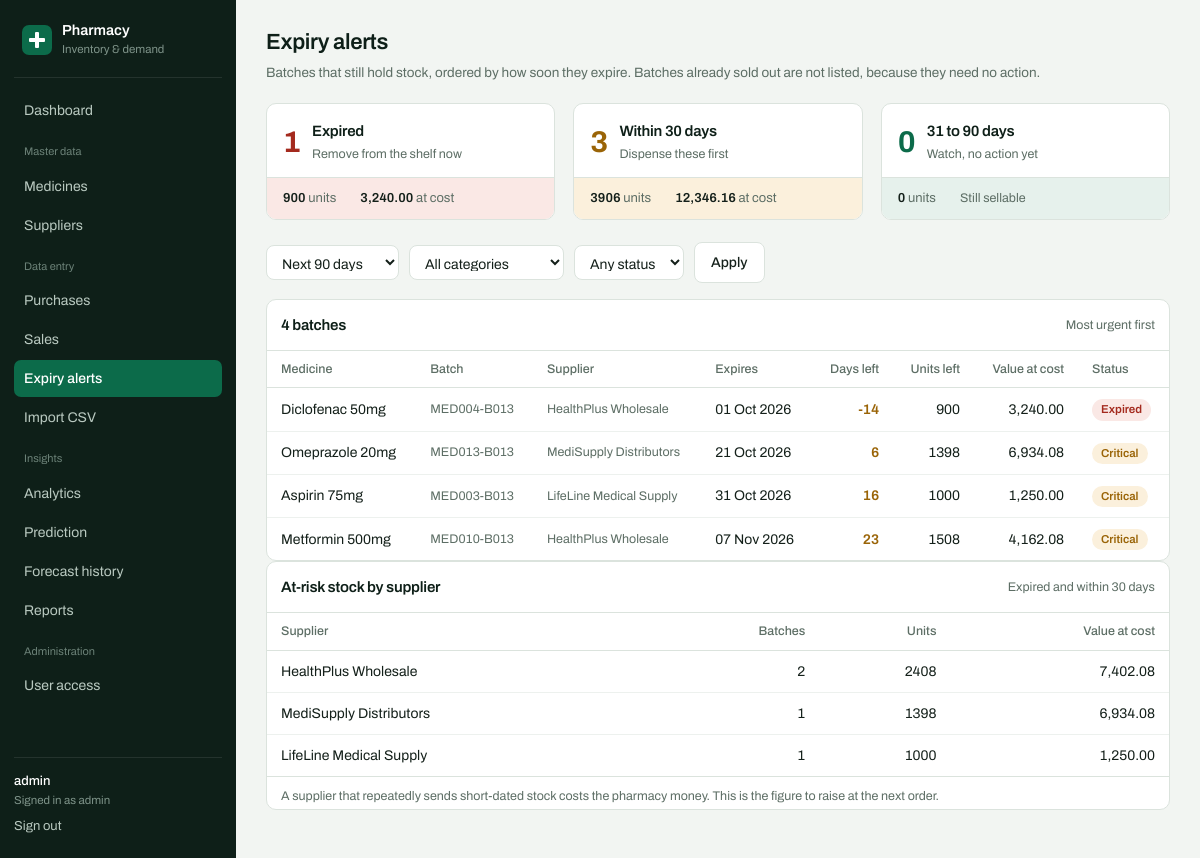
The app's page /expiry (signed in) with its own data.
### models.py (models this page shows, shortened)
class Medicine(db.Model):
    __tablename__ = "medicines"
    medicine_id = db.Column(db.Integer, primary_key=True)
    medicine_code = db.Column(db.String(20), unique=True, nullable=False, index=True)
    name = db.Column(db.String(120), nullable=False)
    category = db.Column(db.String(60), nullable=False, index=True)  # EDA groups by this
    unit_price = db.Column(db.Float, nullable=False)                 # selling price
    reorder_level = db.Column(db.Integer, nullable=False, default=50)
    is_active = db.Column(db.Boolean, nullable=False, default=True)
    purchase_items = db.relationship("PurchaseItem", back_populates="medicine")
    sales = db.relationship("Sale", back_populates="medicine")
    forecasts = db.relationship("Forecast", back_populates="medicine")
    @property
    def total_sold(self):
        return sum(s.quantity for s in self.sales)
    def batches_in_stock(self):
        remaining_to_deduct = self.total_sold
        leftover = []
        for item in sorted(self.purchase_items, key=lambda i: i.purchase_item_id):
            used = min(item.quantity, remaining_to_deduct)
            remaining_to_deduct -= used
            left = item.quantity - used
            if left > 0:
                leftover.append((item, left))
        return sorted(leftover, key=lambda pair: pair[0].expiry_date)

class PurchaseItem(db.Model):
    __tablename__ = "purchase_items"
    purchase_item_id = db.Column(db.Integer, primary_key=True)
    purchase_id = db.Column(db.Integer, db.ForeignKey("purchases.purchase_id"),
                            nullable=False)
    medicine_id = db.Column(db.Integer, db.ForeignKey("medicines.medicine_id"),
                            nullable=False, index=True)
    quantity = db.Column(db.Integer, nullable=False)
    batch_no = db.Column(db.String(40), nullable=False)
    expiry_date = db.Column(db.Date, nullable=False, index=True)  # expiry alerts use this
    cost = db.Column(db.Float, nullable=False)                    # cost per unit
    purchase = db.relationship("Purchase", back_populates="items")
    medicine = db.relationship("Medicine", back_populates="purchase_items")
    @property
    def days_to_expiry(self):
        return (self.expiry_date - date.today()).days
    @property
    def expiry_status(self):
        d = self.days_to_expiry
        if d < 0:
            return "Expired"
        if d <= 30:
            return "Critical"
        if d <= 90:
            return "Warning"
        return "Safe"

class Supplier(db.Model):
    __tablename__ = "suppliers"
    supplier_id = db.Column(db.Integer, primary_key=True)
    supplier_name = db.Column(db.String(120), nullable=False)
    phone = db.Column(db.String(20))
    email = db.Column(db.String(120))
    city = db.Column(db.String(60))
    purchases = db.relationship("Purchase", back_populates="supplier")

### app.py (the view)
@app.route("/expiry")
@login_required
def expiry():
    window = request.args.get("window", default=90, type=int)
    category = request.args.get("category", "").strip() or None
    status = request.args.get("status", "").strip() or None
    window_days = None if window == 0 else window
    rows = expiry_service.collect(window_days=window_days,
                                  category=category, status=status)
    all_rows = expiry_service.collect(window_days=expiry_service.WARNING_DAYS)
    return render_template("expiry.html",
                           rows=rows,
                           summary=expiry_service.summary(all_rows),
                           suppliers=expiry_service.by_supplier(all_rows),
                           categories=expiry_service.categories(),
                           window=window,
                           selected_category=category or "",
                           selected_status=status or "")

### app.py (called while the page is built)
def login_required(view):
    @wraps(view)
    def wrapped(*args, **kwargs):
        if "user_id" not in session:
            flash("Please log in first.", "warning")
            return redirect(url_for("login"))
        return view(*args, **kwargs)
    return wrapped

@app.context_processor
def inject_user():
    return {"current_user": {"username": session.get("username"),
                             "role": session.get("role")}}

### services/expiry_service.py (called while the page is built)
def summary(rows):
    expired = [r for r in rows if r["days_left"] < 0]
    critical = [r for r in rows if 0 <= r["days_left"] <= CRITICAL_DAYS]
    warning = [r for r in rows
               if CRITICAL_DAYS < r["days_left"] <= WARNING_DAYS]
    return {
        "expired_batches": len(expired),
        "expired_units": sum(r["remaining"] for r in expired),
        "expired_value": round(sum(r["value_at_cost"] for r in expired), 2),
        "critical_batches": len(critical),
        "critical_units": sum(r["remaining"] for r in critical),
        "critical_value": round(sum(r["value_at_cost"] for r in critical), 2),
        "warning_batches": len(warning),
        "warning_units": sum(r["remaining"] for r in warning),
        "total_at_risk": round(sum(r["value_at_cost"]
                                   for r in expired + critical), 2),
    }

def by_supplier(rows):
    totals = {}
    for r in rows:
        if r["days_left"] > CRITICAL_DAYS:
            continue
        name = r["supplier"].supplier_name
        entry = totals.setdefault(name, {"name": name, "batches": 0,
                                         "units": 0, "value": 0.0})
        entry["batches"] += 1
        entry["units"] += r["remaining"]
        entry["value"] += r["value_at_cost"]
    result = list(totals.values())
    for entry in result:
        entry["value"] = round(entry["value"], 2)
    result.sort(key=lambda e: e["value"], reverse=True)
    return result

def categories():
    rows = (db.session.query(Medicine.category)
            .distinct().order_by(Medicine.category).all())
    return [r[0] for r in rows]

### templates/expiry.html (shortened to what this page needs)
{% extends "base.html" %}
{% block content %}
<div class="page-head">
  <div>
    <h1>Expiry alerts</h1>
    <p>
      Batches that still hold stock, ordered by how soon they expire.
      Batches already sold out are not listed, because they need no action.
    </p>
  </div>
</div>
<div class="attention expiry-bands">
  <section class="panel band band-expired">
    <div class="band-head">
      <div class="band-count">{{ summary.expired_batches }}</div>
      <div>
        <h2>Expired</h2>
        <p>Remove from the shelf now</p>
      </div>
    </div>
    <div class="band-figures">
      <div><span class="band-value">{{ summary.expired_units }}</span> units</div>
      <div><span class="band-value">{{ "{:,.2f}".format(summary.expired_value) }}</span> at cost</div>
    </div>
  </section>
  <section class="panel band band-critical">
    <div class="band-head">
      <div class="band-count">{{ summary.critical_batches }}</div>
      <div>
        <h2>Within 30 days</h2>
        <p>Dispense these first</p>
      </div>
    </div>
    <div class="band-figures">
      <div><span class="band-value">{{ summary.critical_units }}</span> units</div>
      <div><span class="band-value">{{ "{:,.2f}".format(summary.critical_value) }}</span> at cost</div>
    </div>
  </section>
  <section class="panel band band-warning">
    <div class="band-head">
      <div class="band-count">{{ summary.warning_batches }}</div>
      <div>
        <h2>31 to 90 days</h2>
        <p>Watch, no action yet</p>
      </div>
    </div>
    <div class="band-figures">
      <div><span class="band-value">{{ summary.warning_units }}</span> units</div>
      <div class="hint">Still sellable</div>
    </div>
  </section>
</div>
<form class="filters" method="GET">
  <select name="window">
    {% for w, label in [(30, 'Next 30 days'), (90, 'Next 90 days'),
                        (180, 'Next 180 days'), (0, 'Everything')] %}
      <option value="{{ w }}" {{ 'selected' if window == w }}>{{ label }}</option>
    {% endfor %}
  </select>
  <select name="category">
    <option value="">All categories</option>
  </select>
  <select name="status">
    <option value="">Any status</option>
  </select>
  <button class="btn btn-quiet" type="submit">Apply</button>
</form>
<section class="panel">
  <div class="panel-head simple">
    <h2 class="section-title">{{ rows|length }} batches</h2>
    <span class="hint">Most urgent first</span>
  </div>
  <div class="table-wrap">
    <table class="data">
      <thead>
        <tr>
          <th>Medicine</th>
          <th>Batch</th>
          <th>Supplier</th>
          <th>Expires</th>
          <th class="num">Days left</th>
          <th class="num">Units left</th>
          <th class="num">Value at cost</th>
          <th>Status</th>
        </tr>
      </thead>
      <tbody>
        {% for r in rows %}
        <tr>
          <td>{{ r.medicine.name }}</td>
          <td class="batch">{{ r.batch.batch_no }}</td>
          <td class="batch">{{ r.supplier.supplier_name }}</td>
          <td class="date">{{ r.batch.expiry_date.strftime('%d %b %Y') }}</td>
          <td class="num {{ 'below' if r.days_left <= 30 }}">
            {{ r.days_left }}
          </td>
          <td class="num">{{ r.remaining }}</td>
          <td class="num">{{ "{:,.2f}".format(r.value_at_cost) }}</td>
          <td>
            <span class="pill pill-{{ r.status|lower }}">{{ r.status }}</span>
          </td>
        </tr>
        {% else %}
        <tr>
          <td colspan="8" class="empty">
            Nothing expiring in this window. Try widening the filter.
          </td>
        </tr>
        {% endfor %}
      </tbody>
    </table>
  </div>
</section>
{% if suppliers %}
<section class="panel">
  <div class="panel-head simple">
    <h2 class="section-title">At-risk stock by supplier</h2>
    <span class="hint">Expired and within 30 days</span>
  </div>
  <div class="table-wrap">
    <table class="data">
      <thead>
        <tr>
          <th>Supplier</th>
          <th class="num">Batches</th>
          <th class="num">Units</th>
          <th class="num">Value at cost</th>
        </tr>
      </thead>
      <tbody>
        {% for s in suppliers %}
        <tr>
          <td>{{ s.name }}</td>
          <td class="num">{{ s.batches }}</td>
          <td class="num">{{ s.units }}</td>
          <td class="num">{{ "{:,.2f}".format(s.value) }}</td>
        </tr>
        {% endfor %}
      </tbody>
    </table>
  </div>
  <p class="hint gap-note">
    A supplier that repeatedly sends short-dated stock costs the pharmacy
    money. This is the figure to raise at the next order.
  </p>
</section>
{% endif %}
{% endblock %}

### static/css/style.css (style rules this page uses)
:root { --ink: #0E1F18; --ink-soft: #1B332A; --green: #0C6B4A; --green-lift: #118A5F; --green-wash: #E6F1EC; --paper: #F2F5F2; --surface: #FFFFFF; --line: #DBE3DD; --text: #14201A; --muted: #5D6E65; --amber: #9A6407; --amber-wash: #FBF0DC; --red: #A42A1E; --red-wash: #FAE8E5; --sidebar-w: 236px; --radius: 10px; }
* { box-sizing: border-box; }
body { margin: 0; background: var(--paper); color: var(--text); font-family: Archivo, system-ui, -apple-system, "Segoe UI", sans-serif; font-size: 15px; line-height: 1.5; font-variant-numeric: tabular-nums; }
h1, h2, h3, h4, h5 { font-weight: 600; letter-spacing: -0.015em; color: var(--ink); margin: 0; }
.page-head { display: flex; align-items: baseline; justify-content: space-between; gap: 16px; margin-bottom: 20px; }
.page-head h1 { font-size: 22px; }
.page-head p { margin: 4px 0 0; color: var(--muted); font-size: 13.5px; }
.attention { display: grid; grid-template-columns: minmax(0, 0.82fr) minmax(0, 1.18fr); align-items: start; gap: 18px; margin-bottom: 22px; }
.panel { background: var(--surface); border: 1px solid var(--line); border-radius: var(--radius); overflow: hidden; }
.panel-head { display: flex; align-items: center; gap: 12px; padding: 16px 14px 14px; border-bottom: 1px solid var(--line); }
.panel-head h2 { font-size: 15px; font-weight: 600; }
.table-wrap { overflow-x: auto; }
table.data { width: 100%; border-collapse: collapse; font-size: 14px; }
table.data th { text-align: left; font-weight: 500; font-size: 12.5px; color: var(--muted); padding: 9px 14px; border-bottom: 1px solid var(--line); white-space: nowrap; }
table.data td { padding: 10px 14px; border-bottom: 1px solid #EDF1EE; }
table.data tr:last-child td { border-bottom: 0; }
.num { text-align: right; font-variant-numeric: tabular-nums; white-space: nowrap; }
.batch { color: var(--muted); font-size: 12.5px; white-space: nowrap; }
.date { white-space: nowrap; }
.pill { display: inline-block; padding: 2px 9px; border-radius: 20px; font-size: 11.5px; font-weight: 600; white-space: nowrap; }
.pill-expired { background: var(--red-wash); color: var(--red); }
.pill-critical { background: var(--amber-wash); color: var(--amber); }
.below { color: var(--amber); font-weight: 600; }
.btn { display: inline-block; padding: 9px 16px; border: 1px solid transparent; border-radius: 8px; font: inherit; font-weight: 500; font-size: 14px; cursor: pointer; text-decoration: none; }
.hint { font-size: 12.5px; color: var(--muted); margin-top: 4px; }
.filters { display: flex; flex-wrap: wrap; gap: 10px; align-items: center; margin-bottom: 16px; }
.filters input[type="search"], .filters input[type="date"], .filters select { padding: 8px 11px; border: 1px solid var(--line); border-radius: 8px; font: inherit; font-size: 14px; background: #fff; color: var(--text); }
.btn-quiet { background: var(--surface); border-color: var(--line); color: var(--text); }
.section-title { font-size: 14px; font-weight: 600; margin-bottom: 14px; }
.panel-head.simple .section-title { margin-bottom: 0; }
.panel-head.simple { justify-content: space-between; padding: 14px 14px 13px; }
.gap-note { padding: 10px 14px 4px; margin: 0; border-top: 1px solid var(--line); }
.panel-head.simple .hint { margin: 0; }
.expiry-bands { grid-template-columns: repeat(3, 1fr); }
.band { overflow: hidden; }
.band-head { display: flex; align-items: center; gap: 12px; padding: 16px 16px 13px; }
.band-count { font-size: 30px; font-weight: 700; line-height: 1; letter-spacing: -0.03em; }
.band-head h2 { font-size: 15px; font-weight: 600; }
.band-head p { margin: 2px 0 0; font-size: 12.5px; color: var(--muted); }
.band-figures { display: flex; gap: 24px; padding: 11px 16px; border-top: 1px solid var(--line); font-size: 13px; color: var(--muted); }
.band-value { font-weight: 600; color: var(--text); font-variant-numeric: tabular-nums; }
.band-figures .hint { margin: 0; }
.band-expired .band-count { color: var(--red); }
.band-expired .band-figures { background: var(--red-wash); }
.band-critical .band-count { color: var(--amber); }
.band-critical .band-figures { background: var(--amber-wash); }
.band-warning .band-count { color: var(--green); }
.band-warning .band-figures { background: var(--green-wash); }
table.data th.num, table.inner th.num { text-align: right; }

### records on screen
Medicine: medicine.name "Diclofenac 50mg"
PurchaseItem: batch.batch_no "MED004-B013", batch.expiry_date "01 Oct 2026"
Supplier: supplier.supplier_name "HealthPlus Wholesale" "HealthPlus Wholesale", name "HealthPlus Wholesale", batches "2", units "2408", value "7,402.08"
Medicine: medicine.name "Omeprazole 20mg"
PurchaseItem: batch.batch_no "MED013-B013", batch.expiry_date "21 Oct 2026"
Supplier: supplier.supplier_name "MediSupply Distributors", name "MediSupply Distributors", batches "1", units "1398", value "6,934.08"
Medicine: medicine.name "Aspirin 75mg"
PurchaseItem: batch.batch_no "MED003-B013", batch.expiry_date "31 Oct 2026"
Supplier: supplier.supplier_name "LifeLine Medical Supply", name "LifeLine Medical Supply", batches "1", units "1000", value "1,250.00"
Medicine: medicine.name "Metformin 500mg"
PurchaseItem: batch.batch_no "MED010-B013", batch.expiry_date "07 Nov 2026"

### other values on screen
{{ current_user.username }} "admin"
{{ current_user.role }} "admin"
{{ summary.expired_batches }} "1"
{{ summary.expired_units }} "900"
{{ "{:,.2f}".format(summary.expired_value) }} "3,240.00"
{{ summary.critical_batches }} "3"
{{ summary.critical_units }} "3906"
{{ "{:,.2f}".format(summary.critical_value) }} "12,346.16"
{{ summary.warning_batches }} "0"
{{ summary.warning_units }} "0"
{{ rows|length }} "4"
{{ r.days_left }} "-14" "6" "16" "23"
{{ r.remaining }} "900" "1398" "1000" "1508"
{{ "{:,.2f}".format(r.value_at_cost) }} "3,240.00" "6,934.08" "1,250.00" "4,162.08"
{{ r.status }} "Expired" "Critical" "Critical" "Critical"
